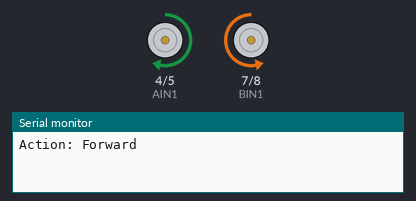
The sketch below on a simulated Arduino Uno, built with avr-gcc and run on an emulated ATmega328P. Shown: motor-driver pin pairs drawn as motors (green arrow = first pin HIGH = forward, orange = second pin HIGH = backward, longer = more drive, scaled by the enable pin), the last lines printed to the serial monitor.

Above: at 1.0 s.
At 3.0 s:
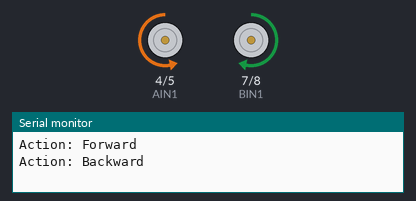
At 9.5 s:
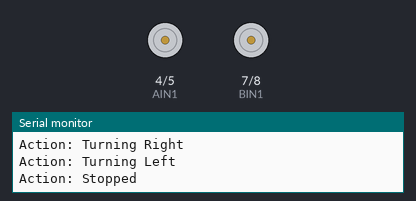
Timing chart, 0 to 14.3 s (numbered marks = the images above):
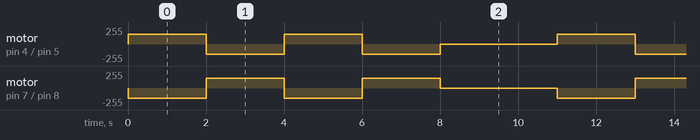

Measured:
- by itself, motor on pin 4 (AIN1) / pin 5 (AIN2): repeats every 11.0 s: backward 150/255 2.0 s, forward 150/255 2.0 s, backward 150/255 2.0 s, stopped 3.0 s, forward 150/255 2.0 s
- by itself, motor on pin 7 (BIN1) / pin 8 (BIN2): repeats every 11.0 s: forward 150/255 2.0 s, backward 150/255 2.0 s, forward 150/255 2.0 s, stopped 3.0 s, backward 150/255 2.0 s

The sketch:

motors.ino.ino
```cpp
// Motor A (Left)
const int PWMA = 3;  // Speed
const int AIN1 = 4;  // Direction 1
const int AIN2 = 5;  // Direction 2

// Motor B (Right)
const int PWMB = 10;  // Speed
const int BIN1 = 7;  // Direction 1
const int BIN2 = 8;  // Direction 2

// Standby Pin
// not necessary because it's plugged into 3.3V

void setup() {

  Serial.begin(9600);

  pinMode(PWMA, OUTPUT);
  pinMode(AIN1, OUTPUT);
  pinMode(AIN2, OUTPUT);
  pinMode(PWMB, OUTPUT);
  pinMode(BIN1, OUTPUT);
  pinMode(BIN2, OUTPUT);
  // No STBY pin logic needed here

}

void loop() {

  moveForward(150);
  delay(2000);

  moveBackward(150);
  delay(2000);

  turnRight(150);
  delay(2000);

  turnLeft(150);
  delay(2000);

  stopMotors();
  delay(3000);
}

// --- HELPER FUNCTIONS ---

void moveForward(int speed) {
  // TESTED - WORKS

  // Motor A Forward
  digitalWrite(AIN1, HIGH);
  digitalWrite(AIN2, LOW);
  analogWrite(PWMA, speed);

  // Motor B Forward - Revised to combine moveForward with original turnRight
  digitalWrite(BIN1, LOW);
  digitalWrite(BIN2, HIGH);
  analogWrite(PWMB, speed);

  Serial.println("Action: Forward");

}


void moveBackward(int speed) {
  // Motor A Backward
  digitalWrite(AIN1, LOW);
  digitalWrite(AIN2, HIGH);
  analogWrite(PWMA, speed);

  // Motor B Backward
  digitalWrite(BIN1, HIGH);
  digitalWrite(BIN2, LOW);
  analogWrite(PWMB, speed);

  Serial.println("Action: Backward");
}

void turnRight(int speed) {
  // Left motor forward, Right motor backward (Spin turn)
  digitalWrite(AIN1, HIGH);
  digitalWrite(AIN2, LOW);
  analogWrite(PWMA, speed);

  digitalWrite(BIN1, LOW);
  digitalWrite(BIN2, HIGH);
  analogWrite(PWMB, speed);

  Serial.println("Action: Turning Right");
}

void turnLeft(int speed) {
  // Right motor forward, Left motor backward (Spin turn)
  digitalWrite(AIN1, LOW);
  digitalWrite(AIN2, HIGH);
  analogWrite(PWMA, speed);

  digitalWrite(BIN1, HIGH);
  digitalWrite(BIN2, LOW);
  analogWrite(PWMB, speed);

  Serial.println("Action: Turning Left");
}

void stopMotors() {
  analogWrite(PWMA, 0);
  analogWrite(PWMB, 0);
  // Optional: Set direction pins to LOW to save power
  digitalWrite(AIN1, LOW);
  digitalWrite(AIN2, LOW);
  digitalWrite(BIN1, LOW);
  digitalWrite(BIN2, LOW);

  Serial.println("Action: Stopped");
}
```
